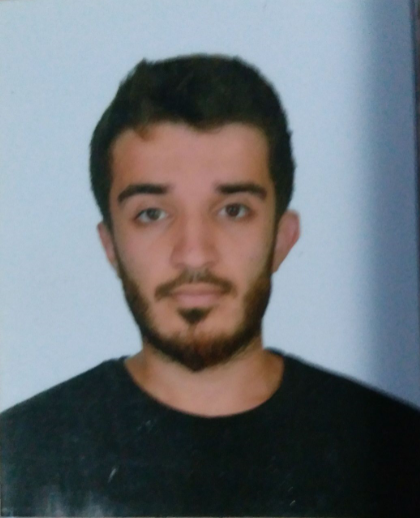
#> input picture resim.png, 420 x 518 px
$ python charcoal.py
#> lines starting #> are read from the running program, lines starting #| are printed output that depends on the picture
import cv2
import numpy as np
import sys

if sys.platform =='win32':
    deltax = 0
    deltay = 0
else:
    deltax = 50
    deltay = 105

imaj = cv2.imread("resim.png")
#> imaj is the input picture: shape (518, 420, 3); mean B, G, R 119.9, 114.8, 109.1

gray =cv2.cvtColor(imaj,cv2.COLOR_BGR2GRAY)
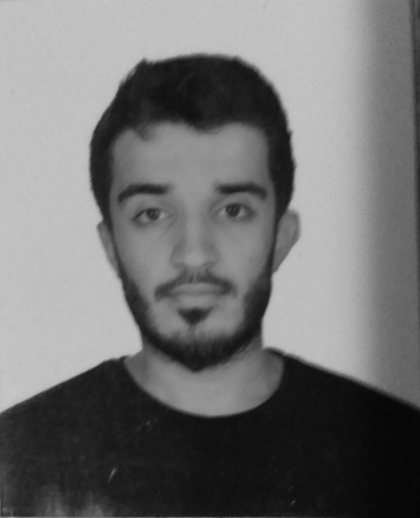
#> gray: shape (518, 420); min 5, max 199, mean 113.7
blur = cv2.GaussianBlur(gray,(7,7),0)
canny =cv2.Canny(blur,0,30)
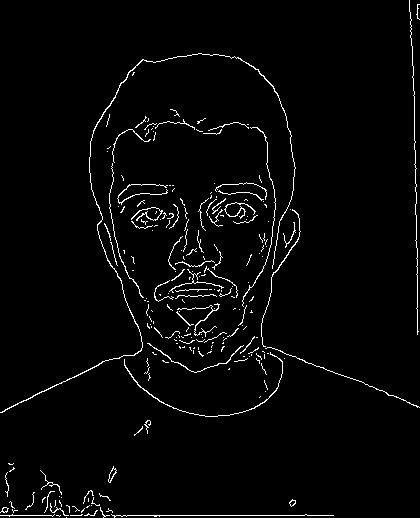
#> canny: shape (518, 420); 2.6% white in thin lines or dots
canny = cv2.bitwise_not(canny)
#> canny: shape (518, 420); 97.4% white; black in thin lines or dots
imaj = cv2.bitwise_and(imaj,imaj,mask = canny)
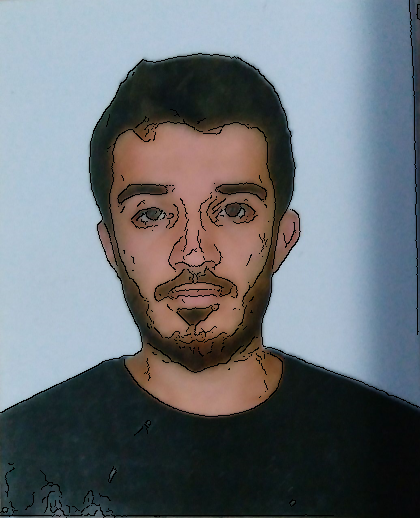
#> imaj: shape (518, 420, 3); mean B, G, R 117.8, 112.6, 106.6


cv2.imshow('imaj',imaj)
cv2.imshow('Edge',canny)
cv2.moveWindow('imaj',10,10)
cv2.moveWindow('Edge',imaj.shape[1]+deltax,10)
while True:
    k = cv2.waitKey(10)&0xFF
#> (key q is pressed here)
    if k == 27 or k == ord("q"):
        break
cv2.destroyAllWindows()
